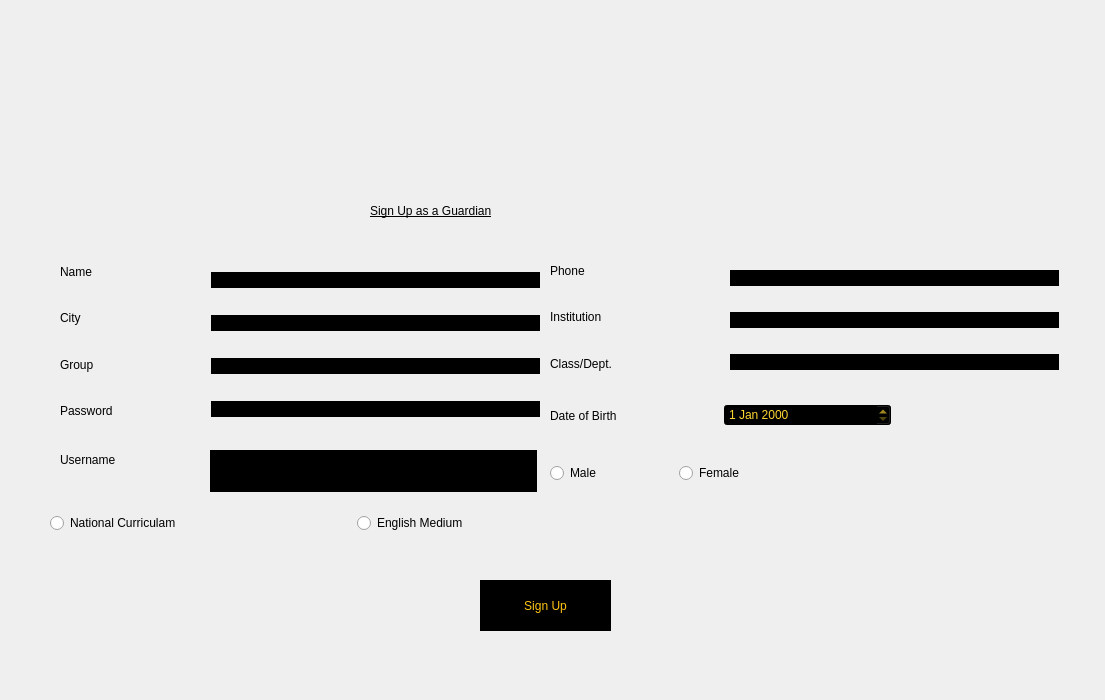
<?xml version="1.0" encoding="UTF-8"?>
<ui version="4.0">
 <class>guradiansignup</class>
 <widget class="QDialog" name="guradiansignup">
  <property name="geometry">
   <rect>
    <x>0</x>
    <y>0</y>
    <width>1105</width>
    <height>700</height>
   </rect>
  </property>
  <property name="windowTitle">
   <string>Signup</string>
  </property>
  <property name="styleSheet">
   <string notr="true">*{background-image: url(:/img/img/1772226 (1).jpg);}
QMessageBox{
    font: 87 10pt &quot;Segoe UI Black&quot;;
}
QPushButton:pressed{
	background-color: rgb(255, 212, 39);
   border-radius:6px;
}</string>
  </property>
  <widget class="QWidget" name="layoutWidget">
   <property name="geometry">
    <rect>
     <x>730</x>
     <y>250</y>
     <width>329</width>
     <height>140</height>
    </rect>
   </property>
   <layout class="QVBoxLayout" name="verticalLayout_5">
    <item>
     <widget class="QLineEdit" name="lineEdit_phone_2">
      <property name="styleSheet">
       <string notr="true">*{
background:black;
color:rgb(255, 197, 20);
font: 87 15pt &quot;Segoe UI Black&quot;;
border:black;
}</string>
      </property>
     </widget>
    </item>
    <item>
     <widget class="QLineEdit" name="lineEdit_inst_2">
      <property name="styleSheet">
       <string notr="true">*{
background:black;
color:rgb(255, 197, 20);
font: 87 15pt &quot;Segoe UI Black&quot;;
border:black;
}</string>
      </property>
     </widget>
    </item>
    <item>
     <widget class="QLineEdit" name="lineEdit_class_2">
      <property name="styleSheet">
       <string notr="true">*{
background:black;
color:rgb(255, 197, 20);
font: 87 15pt &quot;Segoe UI Black&quot;;
border:black;
}</string>
      </property>
     </widget>
    </item>
   </layout>
  </widget>
  <widget class="QWidget" name="layoutWidget_2">
   <property name="geometry">
    <rect>
     <x>550</x>
     <y>390</y>
     <width>341</width>
     <height>51</height>
    </rect>
   </property>
   <layout class="QHBoxLayout" name="horizontalLayout_4">
    <item>
     <widget class="QLabel" name="label_3">
      <property name="styleSheet">
       <string notr="true">font: 87 15pt &quot;Segoe UI Black&quot;;</string>
      </property>
      <property name="text">
       <string>Date of Birth</string>
      </property>
     </widget>
    </item>
    <item>
     <widget class="QDateEdit" name="dateEdit_2">
      <property name="styleSheet">
       <string notr="true">background:black;
color:rgb(255, 215, 52);
font: 87 10pt &quot;Segoe UI Black&quot;;</string>
      </property>
     </widget>
    </item>
   </layout>
  </widget>
  <widget class="QLabel" name="label">
   <property name="geometry">
    <rect>
     <x>370</x>
     <y>190</y>
     <width>331</width>
     <height>41</height>
    </rect>
   </property>
   <property name="styleSheet">
    <string notr="true">font: 87 10pt &quot;Segoe UI Black&quot;;
text-decoration: underline;
font:87 15pt &quot;Segoe UI Black&quot;;</string>
   </property>
   <property name="text">
    <string>Sign Up as a Guardian</string>
   </property>
  </widget>
  <widget class="QWidget" name="layoutWidget_3">
   <property name="geometry">
    <rect>
     <x>50</x>
     <y>500</y>
     <width>608</width>
     <height>46</height>
    </rect>
   </property>
   <layout class="QHBoxLayout" name="horizontalLayout_5">
    <item>
     <widget class="QRadioButton" name="radioButton_5">
      <property name="styleSheet">
       <string notr="true">font: 87 15pt &quot;Segoe UI Black&quot;;</string>
      </property>
      <property name="text">
       <string>National Curriculam</string>
      </property>
     </widget>
    </item>
    <item>
     <widget class="QRadioButton" name="radioButton_6">
      <property name="styleSheet">
       <string notr="true">font: 87 15pt &quot;Segoe UI Black&quot;;</string>
      </property>
      <property name="text">
       <string>English Medium</string>
      </property>
     </widget>
    </item>
   </layout>
  </widget>
  <widget class="QWidget" name="layoutWidget_4">
   <property name="geometry">
    <rect>
     <x>211</x>
     <y>251</y>
     <width>329</width>
     <height>188</height>
    </rect>
   </property>
   <layout class="QVBoxLayout" name="verticalLayout_6">
    <item>
     <widget class="QLineEdit" name="lineEdit_name_2">
      <property name="styleSheet">
       <string notr="true">*{
background:black;
color:rgb(255, 197, 20);
font: 87 15pt &quot;Segoe UI Black&quot;;
border:black;
}</string>
      </property>
     </widget>
    </item>
    <item>
     <widget class="QLineEdit" name="lineEdit_city_2">
      <property name="styleSheet">
       <string notr="true">*{
background:black;
color:rgb(255, 197, 20);
font: 87 15pt &quot;Segoe UI Black&quot;;
border:black;
}</string>
      </property>
     </widget>
    </item>
    <item>
     <widget class="QLineEdit" name="lineEdit_group_2">
      <property name="styleSheet">
       <string notr="true">*{
background:black;
color:rgb(255, 197, 20);
font: 87 15pt &quot;Segoe UI Black&quot;;
border:black;
}</string>
      </property>
     </widget>
    </item>
    <item>
     <widget class="QLineEdit" name="lineEdit_pass_2">
      <property name="styleSheet">
       <string notr="true">*{
background:black;
color:rgb(255, 197, 20);
font: 87 15pt &quot;Segoe UI Black&quot;;
border:black;
}</string>
      </property>
     </widget>
    </item>
   </layout>
  </widget>
  <widget class="QPushButton" name="pushButton_signup">
   <property name="geometry">
    <rect>
     <x>480</x>
     <y>580</y>
     <width>131</width>
     <height>51</height>
    </rect>
   </property>
   <property name="styleSheet">
    <string notr="true">QPushButton
{
background:black;
color:rgb(255, 197, 20);
font: 87 13pt &quot;Segoe UI Black&quot;;
border:black;
}
QPushButton:pressed{
	
	background-color: rgb(255, 170, 0);
   border-radius:6px;
}
QPushButton:hover{
	
	background-color:rgb(170, 0, 0);
   border-radius:6px;
}
</string>
   </property>
   <property name="text">
    <string>Sign Up</string>
   </property>
  </widget>
  <widget class="QWidget" name="layoutWidget_5">
   <property name="geometry">
    <rect>
     <x>60</x>
     <y>251</y>
     <width>145</width>
     <height>180</height>
    </rect>
   </property>
   <layout class="QVBoxLayout" name="verticalLayout_7">
    <item>
     <widget class="QLabel" name="label_name_2">
      <property name="styleSheet">
       <string notr="true">font: 87 15pt &quot;Segoe UI Black&quot;;</string>
      </property>
      <property name="text">
       <string>Name</string>
      </property>
     </widget>
    </item>
    <item>
     <widget class="QLabel" name="label_city_2">
      <property name="styleSheet">
       <string notr="true">font: 87 15pt &quot;Segoe UI Black&quot;;</string>
      </property>
      <property name="text">
       <string>City</string>
      </property>
     </widget>
    </item>
    <item>
     <widget class="QLabel" name="label_group_2">
      <property name="styleSheet">
       <string notr="true">font: 87 15pt &quot;Segoe UI Black&quot;;</string>
      </property>
      <property name="text">
       <string>Group</string>
      </property>
     </widget>
    </item>
    <item>
     <widget class="QLabel" name="label_pass_2">
      <property name="styleSheet">
       <string notr="true">font: 87 15pt &quot;Segoe UI Black&quot;;</string>
      </property>
      <property name="text">
       <string>Password</string>
      </property>
     </widget>
    </item>
   </layout>
  </widget>
  <widget class="QWidget" name="layoutWidget_6">
   <property name="geometry">
    <rect>
     <x>550</x>
     <y>250</y>
     <width>172</width>
     <height>134</height>
    </rect>
   </property>
   <layout class="QVBoxLayout" name="verticalLayout_8">
    <item>
     <widget class="QLabel" name="label_phone_2">
      <property name="styleSheet">
       <string notr="true">font: 87 15pt &quot;Segoe UI Black&quot;;</string>
      </property>
      <property name="text">
       <string>Phone</string>
      </property>
     </widget>
    </item>
    <item>
     <widget class="QLabel" name="label_ins_2">
      <property name="styleSheet">
       <string notr="true">font: 87 15pt &quot;Segoe UI Black&quot;;</string>
      </property>
      <property name="text">
       <string>Institution</string>
      </property>
     </widget>
    </item>
    <item>
     <widget class="QLabel" name="label_class_2">
      <property name="styleSheet">
       <string notr="true">font: 87 15pt &quot;Segoe UI Black&quot;;</string>
      </property>
      <property name="text">
       <string>Class/Dept.</string>
      </property>
     </widget>
    </item>
   </layout>
  </widget>
  <widget class="QLabel" name="label_4">
   <property name="geometry">
    <rect>
     <x>430</x>
     <y>10</y>
     <width>201</width>
     <height>101</height>
    </rect>
   </property>
   <property name="text">
    <string/>
   </property>
   <property name="pixmap">
    <pixmap resource="resources.qrc">:/img/img/icon.png</pixmap>
   </property>
  </widget>
  <widget class="QWidget" name="layoutWidget_7">
   <property name="geometry">
    <rect>
     <x>550</x>
     <y>450</y>
     <width>252</width>
     <height>46</height>
    </rect>
   </property>
   <layout class="QHBoxLayout" name="horizontalLayout_6">
    <item>
     <widget class="QRadioButton" name="radioButton_7">
      <property name="styleSheet">
       <string notr="true">font: 87 15pt &quot;Segoe UI Black&quot;;</string>
      </property>
      <property name="text">
       <string>Male</string>
      </property>
     </widget>
    </item>
    <item>
     <widget class="QRadioButton" name="radioButton_8">
      <property name="styleSheet">
       <string notr="true">font: 87 15pt &quot;Segoe UI Black&quot;;</string>
      </property>
      <property name="text">
       <string>Female</string>
      </property>
     </widget>
    </item>
   </layout>
  </widget>
  <widget class="QLineEdit" name="lineEdit_un">
   <property name="geometry">
    <rect>
     <x>210</x>
     <y>450</y>
     <width>327</width>
     <height>42</height>
    </rect>
   </property>
   <property name="styleSheet">
    <string notr="true">*{
background:black;
color:rgb(255, 197, 20);
font: 87 15pt &quot;Segoe UI Black&quot;;
border:black;
}</string>
   </property>
  </widget>
  <widget class="QLabel" name="label_un">
   <property name="geometry">
    <rect>
     <x>60</x>
     <y>440</y>
     <width>151</width>
     <height>40</height>
    </rect>
   </property>
   <property name="styleSheet">
    <string notr="true">font: 87 15pt &quot;Segoe UI Black&quot;;</string>
   </property>
   <property name="text">
    <string>Username</string>
   </property>
  </widget>
  <widget class="QPushButton" name="pushButton">
   <property name="geometry">
    <rect>
     <x>990</x>
     <y>10</y>
     <width>111</width>
     <height>81</height>
    </rect>
   </property>
   <property name="styleSheet">
    <string notr="true">*{image: url(:/img/img/backbutoonyblack.jpg);
border:yellow}
QPushButton:pressed{
	
	background-color: rgb(255, 170, 0);
   border-radius:6px;
}</string>
   </property>
   <property name="text">
    <string/>
   </property>
  </widget>
 </widget>
 <resources>
  <include location="resources.qrc"/>
 </resources>
 <connections/>
</ui>
